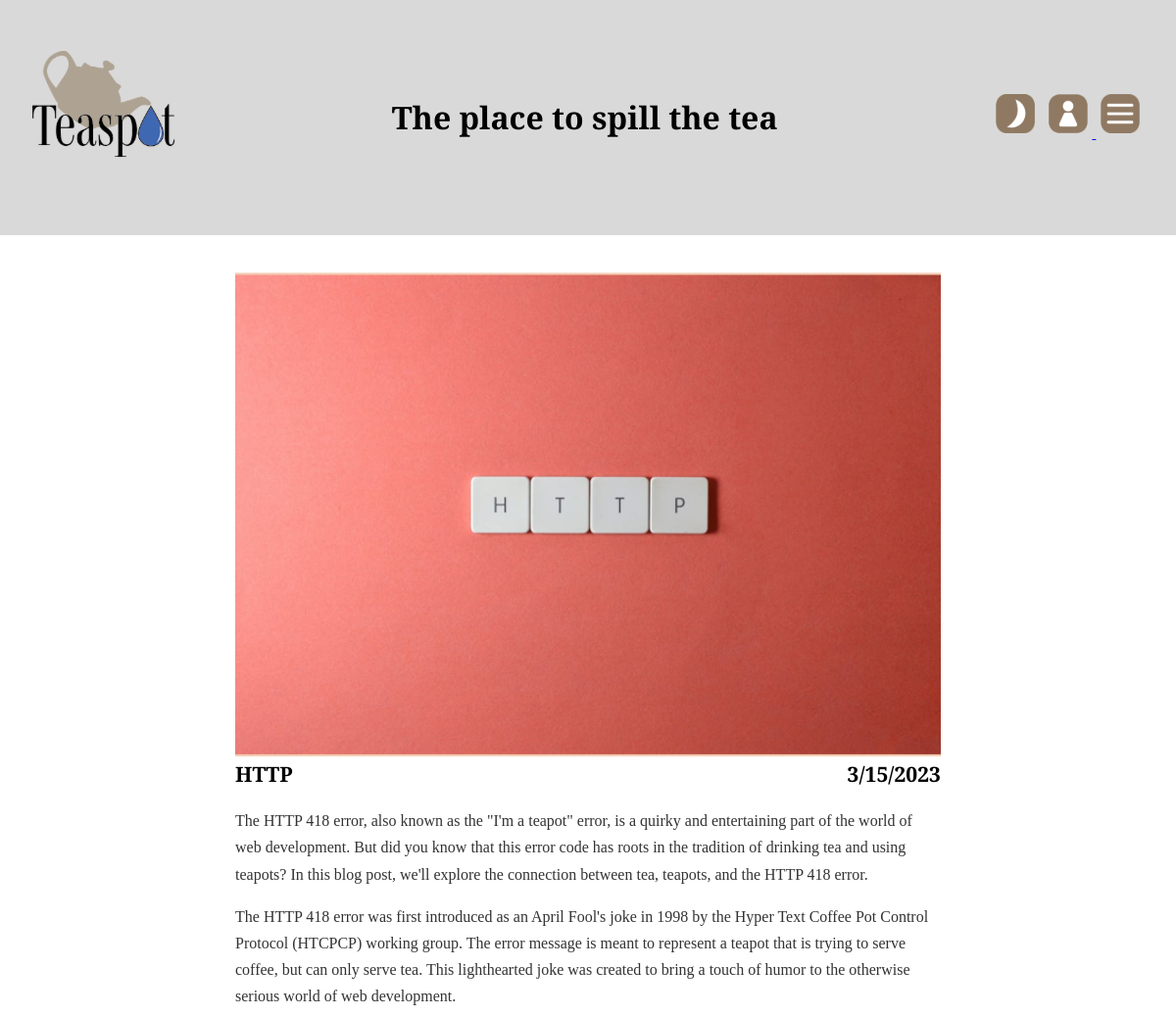
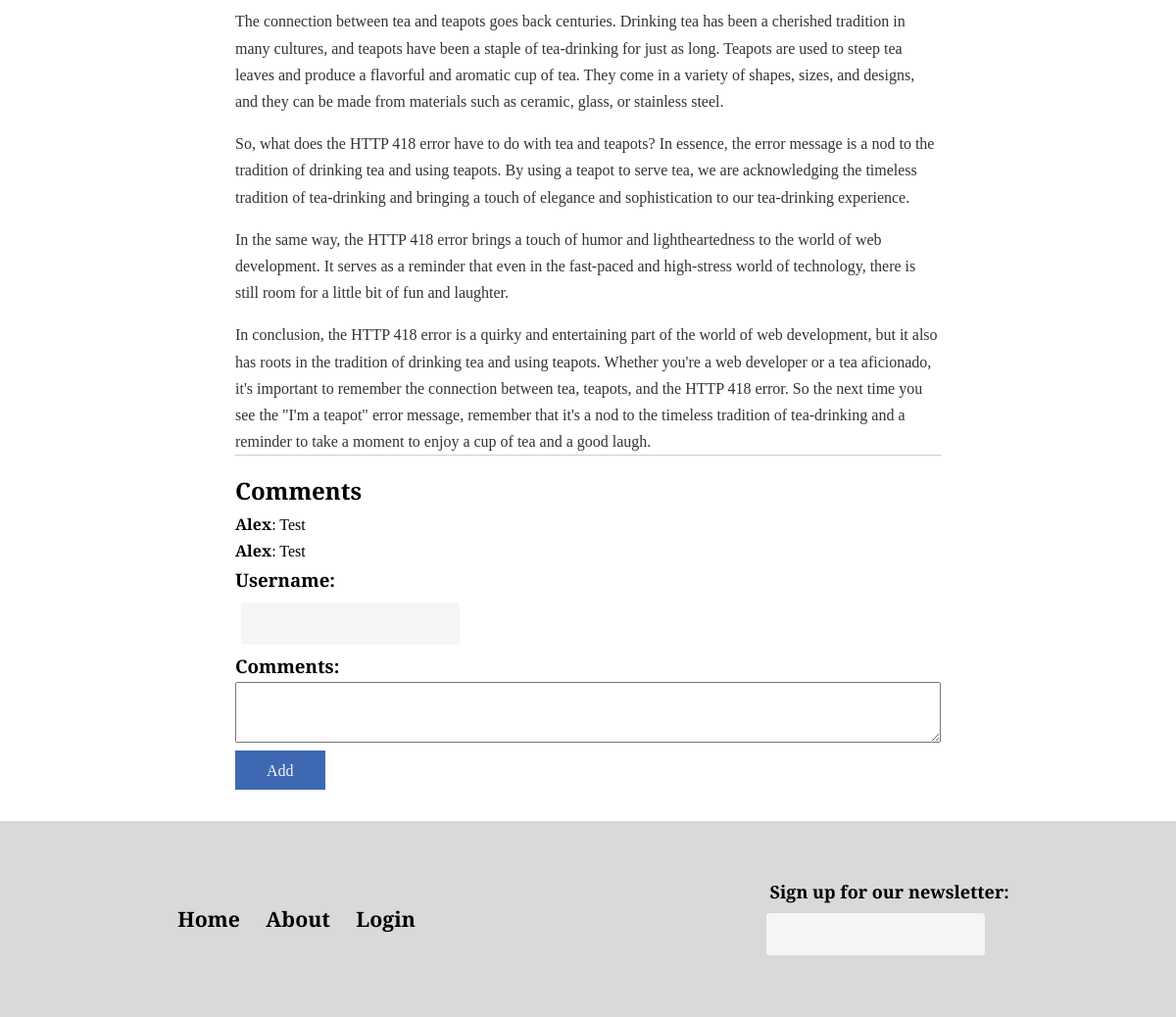
Screenshot of /http.php with the database file from the repository (2 pictures, top to bottom).
### tables this page shows
CREATE TABLE `commentdb` (
  `message` varchar(255) NOT NULL,
  `user` varchar(15) NOT NULL,
  `date` datetime NOT NULL DEFAULT CURRENT_TIMESTAMP,
  `commentID` int NOT NULL,
  `page_id` int NOT NULL
);

### comments.php (the view, shortened to what this page needs)
<?php
$page_id = $_SESSION['page_id'];
$servername = "localhost";
$username = "root";
$password = "";
$dbname = "teaspot";
$conn = new mysqli($servername, $username, $password, $dbname);
$sql = "SELECT * FROM commentdb WHERE page_id = $page_id";
$result = $conn->query($sql);
if ($result->num_rows > 0) {
    while ($row = $result->fetch_assoc()) {
        echo '<div class="comment">';
        echo '<p><strong>' . $row['user'] . '</strong>: ' . $row['message'] . '</p>';
        echo '</div>';
    }
} else {
    echo '<p>No comments yet</p>';
}
?>

### css/style.css (style rules this page uses)
* { -webkit-box-sizing: border-box; -moz-box-sizing: border-box; box-sizing: border-box; -webkit-font-smoothing: antialiased; -moz-osx-font-smoothing: grayscale; text-rendering: optimizeLegibility; line-height: 1.7; margin: 0; padding: 0; font-family: 'Merriweather', serif; }
:root { --blog-primary-color: #D9D9D9; --blog-secondary-color: whitesmoke; --blog-third-color: #333; --blog-primary-text-color: #000000; --blog-secondary-text-color: #fff; --blog-primary-padding: 2em; --blog-primary-margin: 2rem; --blog-section-padding: 1em; }

### rows the page displays
commentdb: user "Alex", message "Test"
commentdb: user "Alex", message "Test"
